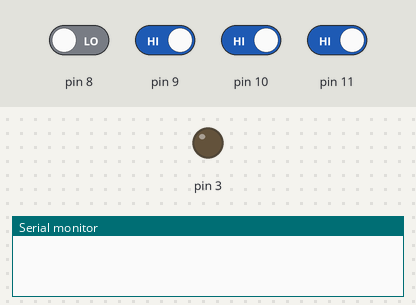
A sketch run on a simulated Arduino Uno, built with avr-gcc and run on an emulated ATmega328P. Parts: output pins drawn as LEDs (lit = HIGH), the last lines printed to the serial monitor. The inputs (shaded band) are chosen by the test bench; at power-on: pin 9–11 HIGH, pin 8 LOW.

Above: at 1.2 s.
1.3 s: pin 9 driven LOW and pin 10 driven LOW
At 2.5 s:
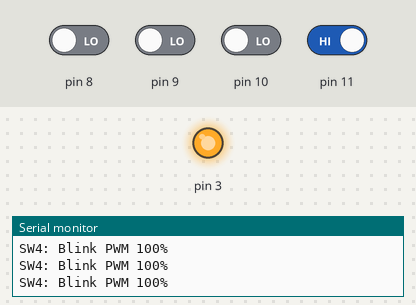
2.8 s: pin 8 driven HIGH
At 3.8 s:
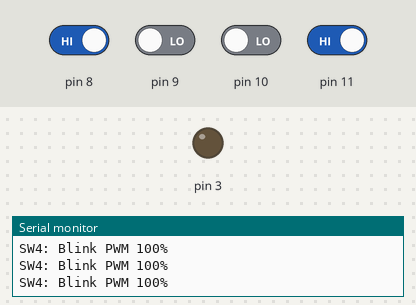
4.3 s: pin 11 driven LOW
At 4.9 s:
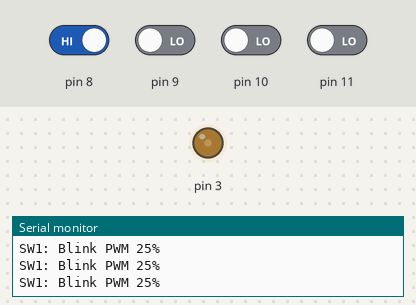
5.8 s: pin 9 driven HIGH
At 6.2 s:
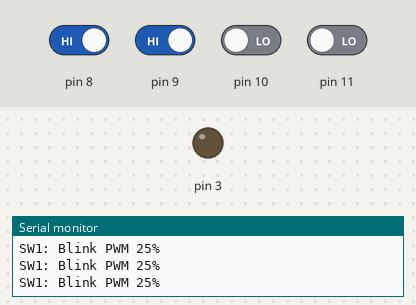
7.3 s: pin 8 driven LOW
At 8.5 s:
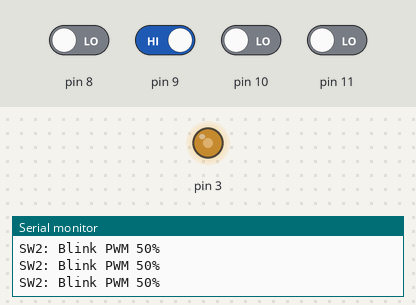
8.8 s: pin 9 driven LOW
At 9.8 s:
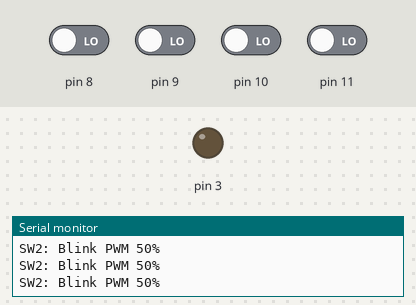
Timing chart, 0 to 11.3 s (numbered marks = the images above; inputs shaded):
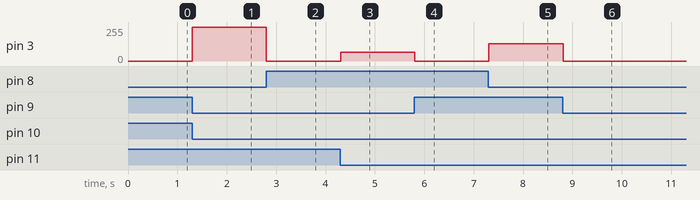

Measured:
- after the input at 1.3 s, pin 3: 0/255 → 255/255 at once
- after the input at 2.8 s, pin 3: 255/255 → 0/255 at once
- after the input at 4.3 s, pin 3: 0/255 → 64/255 at once
- after the input at 5.8 s, pin 3: 64/255 → 0/255 at once
- after the input at 7.3 s, pin 3: 0/255 → 128/255 at once
- after the input at 8.8 s, pin 3: 128/255 → 0/255 at once

The sketch:

EX6.3.ino
```cpp
void setup()

{
  Serial.begin(9600);
  for(int a=8;a<12;a++)
  {
  pinMode(a, INPUT);
  }
  pinMode(3, OUTPUT);
  }

void loop()

{
  bool SW1 = digitalRead(8);
  bool SW2 = digitalRead(9);
  bool SW3 = digitalRead(10);
  bool SW4 = digitalRead(11);
  if(SW1==1 && SW2==0 && SW3==0 && SW4==0){
  analogWrite(3,64); //25%
  Serial.print("SW1:");
  Serial.println(" Blink PWM 25%");
  }
  else if(SW1==0 && SW2==1 && SW3==0 && SW4==0){
  analogWrite(3,128); //50%
  Serial.print("SW2:");
  Serial.println(" Blink PWM 50%");
  }
  else if(SW1==0 && SW2==0 && SW3==1 && SW4==0){
  analogWrite(3,191); //75%
  Serial.print("SW3:");
  Serial.println(" Blink PWM 75%");
  }
  else if(SW1==0 && SW2==0 && SW3==0 && SW4==1)

  {
  analogWrite(3,255); //100%
  Serial.print("SW4:");
  Serial.println(" Blink PWM 100%");
  }
  else
  {
  analogWrite(3,0);
  }
  delay(100);
  }
```
